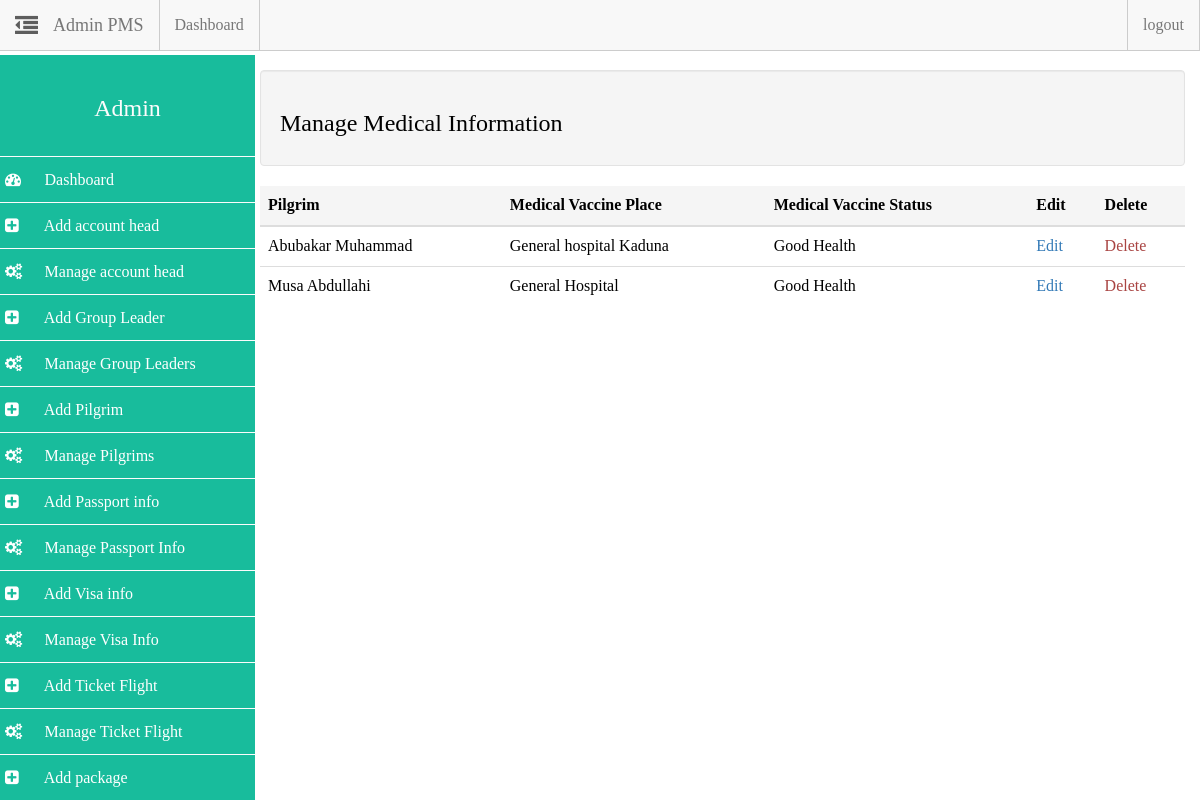
The page /admin/admin.php?action=manage_medical_info (signed in) on the database its author committed.
### tables this page shows
CREATE TABLE `medical_info` (
  `medi_slno` int(12) NOT NULL,
  `pilgrim_id` int(12) NOT NULL,
  `medi_vacci_place` varchar(100) NOT NULL,
  `medi_vacci_status` varchar(50) NOT NULL
);

CREATE TABLE `pilgrim_info` (
  `pilgrim_id` int(14) NOT NULL,
  `p_name` varchar(255) DEFAULT NULL,
  `p_mobile` varchar(22) DEFAULT NULL,
  `p_mail` varchar(40) DEFAULT NULL,
  `p_address` varchar(200) DEFAULT NULL,
  `p_mstatus` varchar(22) DEFAULT NULL,
  `p_occupation` varchar(22) DEFAULT NULL,
  `p_age` varchar(22) DEFAULT NULL,
  `p_sex` varchar(22) DEFAULT NULL,
  `p_dob` date DEFAULT NULL,
  `p_police_station` varchar(33) DEFAULT NULL,
  `p_district` varchar(33) DEFAULT NULL,
  `p_fathers_name` varchar(100) DEFAULT NULL,
  `p_mother_name` varchar(100) DEFAULT NULL,
  `p_spouse_name` varchar(100) DEFAULT NULL,
  `p_mahrims_name` varchar(100) DEFAULT NULL,
  `p_nid_no` varchar(22) DEFAULT NULL,
  `p_img` text,
  `p_nationality` varchar(33) DEFAULT NULL,
  `gl_id` int(11) DEFAULT NULL,
  `username` varchar(255) NOT NULL,
  `password` varchar(255) NOT NULL
);

### admin/includes/manage_medical_info.php (the view)
<div class="row">
	<div class="col-md-12">
		<div class="well">
			<h3>Manage Medical Information</h3>
		</div>
	</div>
</div>
<?php $q = mysqli_query($dbc, "SELECT * FROM medical_info"); ?>
<div class="row">
	<div class="col-md-12">
		<?php if (mysqli_num_rows($q) > 0): ?>
			<table class="table">
				<thead>
					<tr class="active">
						<th>Pilgrim</th>
						<th>Medical Vaccine Place</th>
						<th>Medical Vaccine Status</th>
						<th>Edit</th>
						<th>Delete</th>
					</tr>
				</thead>
				<tbody>
					<?php while($row = mysqli_fetch_array($q)): ?>
					<tr>
						<td>
							<?php
								$gp = mysqli_query($dbc, "SELECT p_name FROM pilgrim_info WHERE pilgrim_id=".$row["pilgrim_id"]);
								$arr = mysqli_fetch_array($gp);
								echo $arr["p_name"];
							?>
						</td>
						<td><?php  echo $row["medi_vacci_place"]; ?></td>
						<td><?php  echo $row["medi_vacci_status"]; ?></td>
						<td><a href="admin.php?action=edit_medical_info&id=<?php echo $row['medi_slno'] ?>">Edit</a></td>
						<td><a class="text-danger" href="admin.php?action=delete_medical_info&id=<?php echo $row['medi_slno'] ?>">Delete</a></td>
					</tr>
					<?php endwhile; ?>
				</tbody>
			</table>
		<?php endif ?>
	</div>
</div>

### assets/css/styles.css (style rules this page uses)
html { color: #222; font-size: 1em; line-height: 1.4; }
body { padding-top: 55px; font-family: ubuntu; font-size: 100%; color: #000 !important; }

### assets/css/sidebar.css (style rules this page uses)
* { box-sizing: border-box; -webkit-box-sizing: border-box; -moz-box-sizing: border-box; }
body { padding-top: 55px; }

### rows shown on the page
medical_info: pilgrim.p_name "Abubakar Muhammad", medi_vacci_place "General hospital Kaduna", medi_vacci_status "Good Health"
medical_info: pilgrim.p_name "Musa Abdullahi", medi_vacci_place "General Hospital", medi_vacci_status "Good Health"
